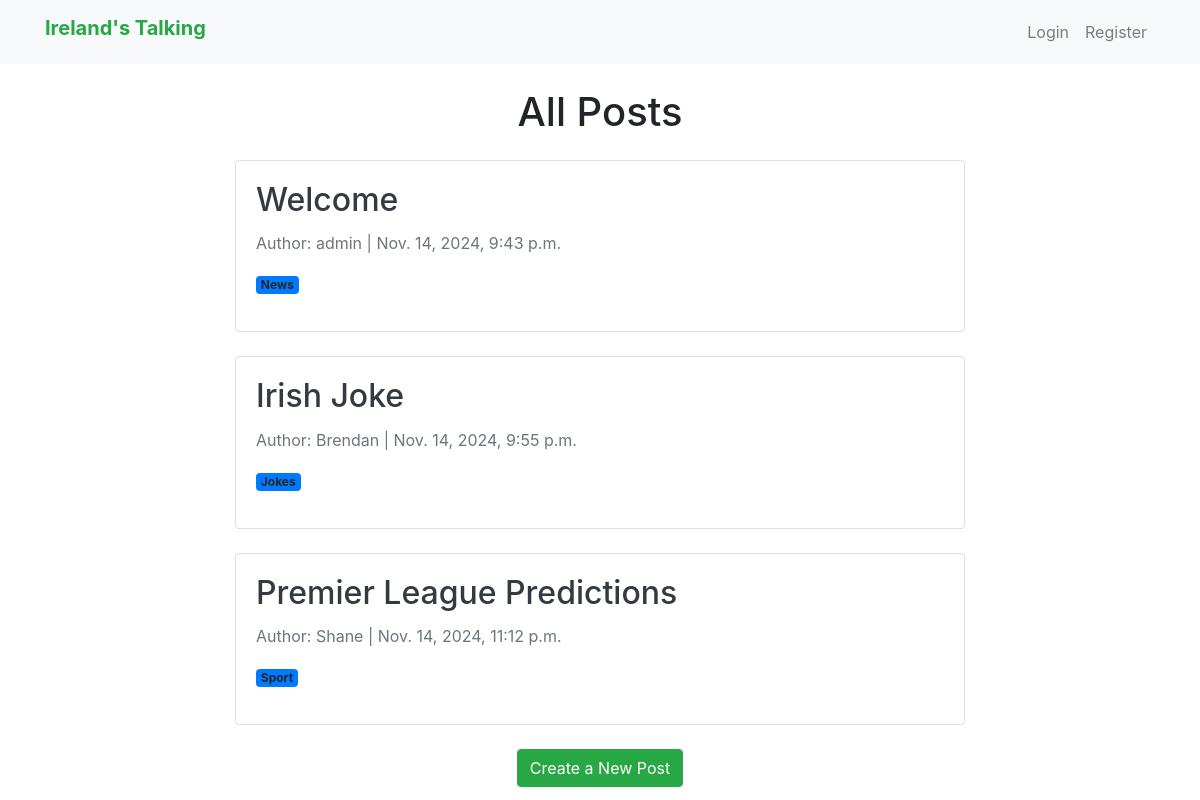
The page / on the database its author committed.
### posts/models.py (models this page shows, shortened)
class Post(models.Model):
    title = models.CharField(max_length=255)  # Post title
    content = models.TextField()  # Post content
    author = models.ForeignKey(User, on_delete=models.CASCADE)  # Link to author (User)
    category = models.ForeignKey(Category, on_delete=models.SET_NULL, null=True, blank=True)  # Optional category
    created_at = models.DateTimeField(auto_now_add=True)  # Auto-populated timestamp for creation
    updated_at = models.DateTimeField(auto_now=True)  # Auto-updated timestamp for modifications
    upvotes = models.ManyToManyField(User, related_name='post_upvotes', blank=True)  # Track users who upvoted

class Category(models.Model):
    name = models.CharField(max_length=255)  # Category name

### posts/views.py (the view)
# urls.py: path('', views.post_list, name='home'),  # List all posts (homepage)
def post_list(request):
    posts = Post.objects.all()
    return render(request, 'posts/post_list.html', {'posts': posts})

### posts/templates/posts/post_list.html
{% extends 'base.html' %}
{% block content %}
<div class="row">
    <div class="col-lg-8 mx-auto">
        <h1 class="mb-4 text-center">All Posts</h1>
        {% for post in posts %}
            <div class="card mb-4">
                <div class="card-body">
                    <h2 class="card-title">
                        <a href="{% url 'post_detail' post.id %}" class="text-decoration-none text-dark">{{ post.title }}</a>
                    </h2>
                    <p class="text-muted">Author: {{ post.author.username }} | {{ post.created_at }}</p>
                    <p>
                        <span class="badge bg-primary">
                            {% if post.category %}
                                {{ post.category.name }}
                            {% else %}
                                No Category
                            {% endif %}
                        </span>
                    </p>
                </div>
            </div>
        {% endfor %}
        <div class="text-center">
            <a href="{% url 'create_post' %}" class="btn btn-success">Create a New Post</a>
        </div>
    </div>
</div>
{% endblock %}

### rows shown on the page
Post: title "Welcome", author.username "admin", created_at "Nov. 14, 2024, 9:43 p.m.", category.name "News"
Post: title "Irish Joke", author.username "Brendan", created_at "Nov. 14, 2024, 9:55 p.m.", category.name "Jokes"
Post: title "Premier League Predictions", author.username "Shane", created_at "Nov. 14, 2024, 11:12 p.m.", category.name "Sport"
